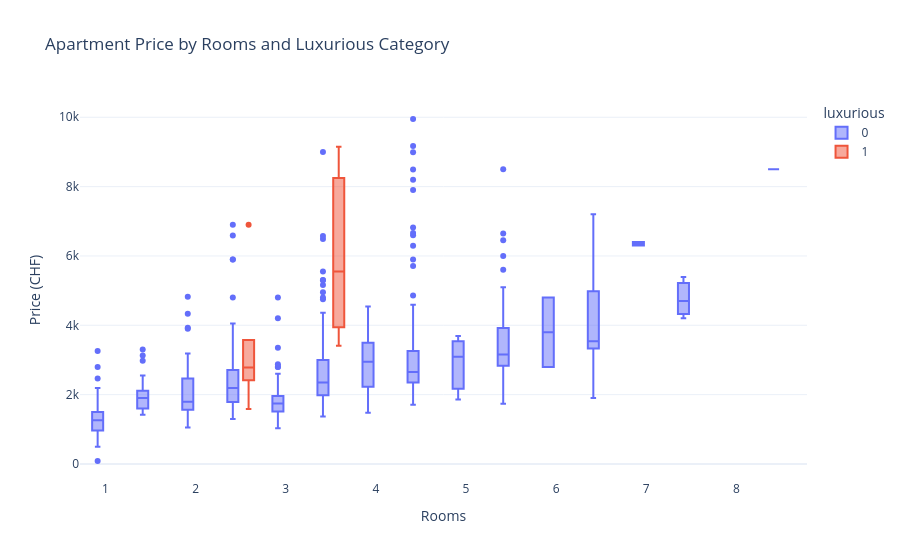

The notebook cell saved with this chart:
### Markdown cell above
### Box Plot

### Code cell
fig = px.box(
    df, x='rooms', y='price', color='luxurious',
    title='Apartment Price by Rooms and Luxurious Category',
    labels={'price': 'Price (CHF)', 'rooms': 'Rooms'},
    template='plotly_white'
)
fig.show()

### Figure 1 — Plotly figure (JSON) as saved in the notebook; plotly's stock layout.template omitted (floating-point values rounded to 4 significant figures; data arrays with more than 128 entries replaced by an {"elided": "..."} marker saying what was removed)
{"data": [{"alignmentgroup": "True", "hovertemplate": "luxurious=0<br>Rooms=%{x}<br>Price (CHF)=%{y}<extra></extra>", "legendgroup": "0", "marker": {"color": "#636efa"}, "name": "0", "notched": false, "offsetgroup": "0", "orientation": "v", "showlegend": true, "type": "box", "x": {"elided": "765 float values"}, "x0": " ", "xaxis": "x", "y": {"elided": "765 float values"}, "y0": " ", "yaxis": "y"}, {"alignmentgroup": "True", "hovertemplate": "luxurious=1<br>Rooms=%{x}<br>Price (CHF)=%{y}<extra></extra>", "legendgroup": "1", "marker": {"color": "#EF553B"}, "name": "1", "notched": false, "offsetgroup": "1", "orientation": "v", "showlegend": true, "type": "box", "x": [2.5, 3.5, 2.5, 2.5, 3.5, 2.5, 3.5, 2.5, 2.5], "x0": " ", "xaxis": "x", "y": [2560.0, 9150.0, 6900.0, 3576.0, 3410.0, 3000.0, 5550.0, 1584.0, 2417.0], "y0": " ", "yaxis": "y"}], "layout": {"boxmode": "group", "legend": {"title": {"text": "luxurious"}, "tracegroupgap": 0}, "title": {"text": "Apartment Price by Rooms and Luxurious Category"}, "xaxis": {"anchor": "y", "domain": [0.0, 1.0], "title": {"text": "Rooms"}}, "yaxis": {"anchor": "x", "domain": [0.0, 1.0], "title": {"text": "Price (CHF)"}}}}
